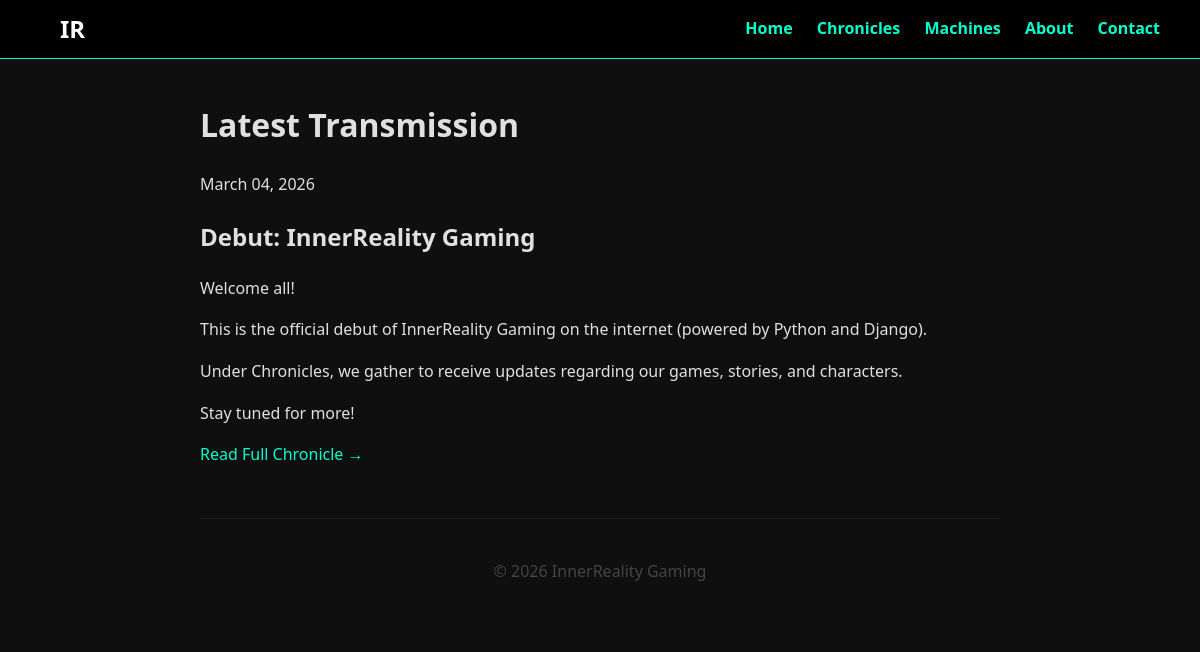
The page / on the database its author committed.
### core/models.py (models this page shows, shortened)
class Chronicle(models.Model):
    title = models.CharField(max_length=200)
    slug = models.SlugField(unique=True, blank=True)
    content = models.TextField()
    cover_image = models.ImageField(upload_to='chronicles/', null=True, blank=True)
    created_at = models.DateTimeField(auto_now_add=True)
    is_headline = models.BooleanField(default=False)

### core/views.py (the view)
# urls.py: path('', views.home, name='home'),
def home(request):
    latest_post = Chronicle.objects.order_by('-created_at').first()
    return render(request, 'core/home.html', {'post': latest_post})

### core/templates/core/home.html (shortened to what this page needs)
{% extends 'core/base.html' %}
{% block content %}
    <h1>Latest Transmission</h1>
    {% if post %}
        <article>
            <div class="date">{{ post.created_at|date:"F d, Y" }}</div>
            <h2><a href="{% url 'chronicle_detail' post.pk %}" style="color: inherit; text-decoration: none;">{{ post.title }}</a></h2>
            <div class="content">
                {{ post.content|linebreaks|truncatewords:50 }}
            </div>
            <a href="{% url 'chronicle_detail' post.pk %}" style="color: #00ffcc; text-decoration: none;">Read Full Chronicle &rarr;</a>
        </article>
    {% else %}
        <p>No active transmissions found.</p>
    {% endif %}
{% endblock %}

### core/templates/core/base.html (shortened to what this page needs)
{% load static %}
<!DOCTYPE html>
<html>
<head>
    <link rel="stylesheet" type="text/css" href="{% static 'core/style.css' %}">
</head>
<body>
    <nav>
    <a href="/" class="logo">IR</a>
    <div>
        <a href="{% url 'home' %}">Home</a>
        <a href="{% url 'chronicles_archive' %}">Chronicles</a>
        <a href="{% url 'machines' %}">Machines</a>
        <a href="{% url 'about' %}">About</a>
        <a href="{% url 'contact' %}">Contact</a>
    </div>
</nav>
    <div class="container">
        {% block content %}
        {% endblock %}
        <footer>
            &copy; 2026 InnerReality Gaming
        </footer>
    </div>
</body>
</html>

### core/static/core/style.css (style rules this page uses)
:root { --neon-cyan: #00ffcc; --bg-dark: #0f0f0f; --card-bg: #1a1a1a; --text-main: #e0e0e0; --text-dim: #888; --border-color: #333; --font-ui: 'Segoe UI', Tahoma, Geneva, Verdana, sans-serif; --font-code: 'Courier New', Courier, monospace; --font-magazine: 'Playfair Display', serif; --font-body: 'Georgia', serif; }
body { background-color: var(--bg-dark); color: var(--text-main); font-family: var(--font-ui); line-height: 1.6; margin: 0; padding: 20px; }
.container { max-width: 800px; margin: auto; }
nav { display: flex; justify-content: space-between; align-items: center; background: #000; padding: 10px 40px; margin: -20px -20px 40px -20px; border-bottom: 1px solid var(--neon-cyan); }
nav a { color: var(--neon-cyan); text-decoration: none; font-weight: bold; margin-left: 20px; transition: text-shadow 0.2s; }
nav .logo { font-size: 1.5rem; color: #fff; }
footer { text-align: center; padding: 40px 0; color: #444; border-top: 1px solid var(--card-bg); margin-top: 50px; }

### rows shown on the page
Chronicle: created_at "March 04, 2026", title "Debut: InnerReality Gaming", content "Welcome all! This is the official debut of InnerReality Gaming on the internet (powered by Python and Django). Under Chronicles, we gather to receive updates regarding our games, stories, and characters. Stay tuned for more!"
